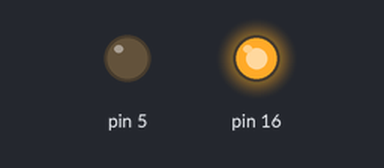
A sketch run on a simulated Arduino Uno, built with avr-gcc and run on an emulated ATmega328P. Shown: output pins drawn as LEDs (lit = HIGH).

Above: at 1.5 s.
At 4.5 s:
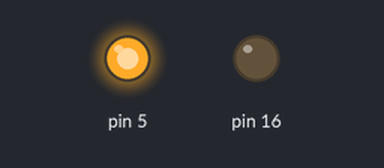
Timing chart, 0 to 7.8 s (numbered marks = the images above):
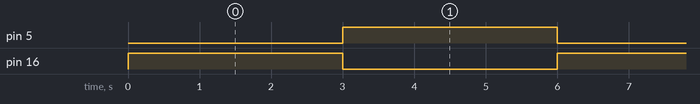

Measured:
- by itself, pin 5, pin 16: alternates HIGH for 3.0 s and LOW for 3.0 s

The sketch:

5_DC_MOTOR.ino
```cpp
void setup() {
  pinMode(16,OUTPUT);
  pinMode(5,OUTPUT);
}
void loop() {
      digitalWrite(16,HIGH);
      digitalWrite(5,LOW);//M1
      delay(3000);
      digitalWrite(16,LOW);
      digitalWrite(5,HIGH);//M1
      delay(3000);
}
```
